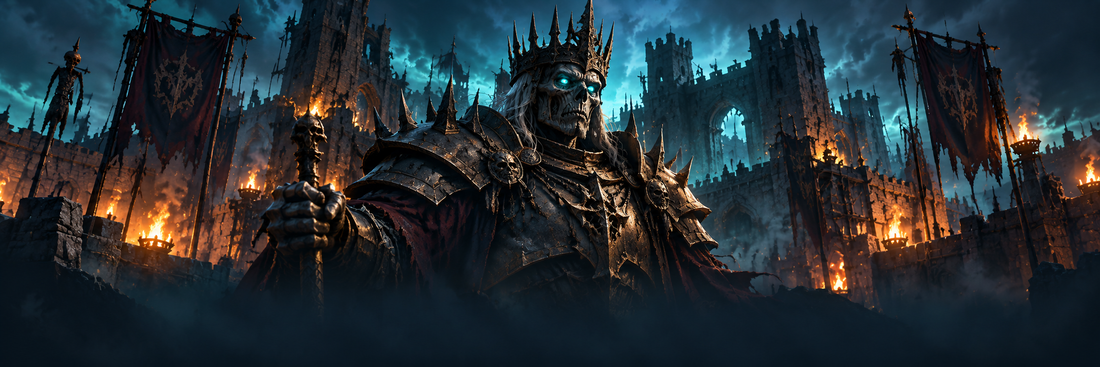
#> input picture assets/ui/royal/items/activity-bossrush.png, 1100 x 367 px; its folder holds only this picture in this run
$ python items.py
#> lines starting #> are read from the running program, lines starting #| are printed output that depends on the picture
#!/usr/bin/env python3
"""Install the painted relic and spell images (art/royal/gen/items) as 512 px square, transparent
pictures in assets/ui/royal/items/<id>.png, trimmed to the object with a small even margin.

  python3 art/royal/items.py
"""
from pathlib import Path
from PIL import Image

ROOT = Path(__file__).resolve().parents[2]
SOURCE = ROOT / "art/royal/gen/items"
OUT = ROOT / "assets/ui/royal/items"


def main():
    OUT.mkdir(parents=True, exist_ok=True)
    for path in sorted(SOURCE.glob("*.png")):
        image = Image.open(path).convert("RGBA")
        box = image.getchannel("A").point(lambda a: 255 if a > 16 else 0).getbbox()
#> box = (0, 0, 1100, 367)
        if not box:
            continue
        image = image.crop(box)
        side = round(max(image.size) * 1.08)
#> side = 1188
        square = Image.new("RGBA", (side, side))
#> square: PIL image 1188x1188 RGBA; every value is 0
        square.paste(image, ((side - image.width) // 2, (side - image.height) // 2))
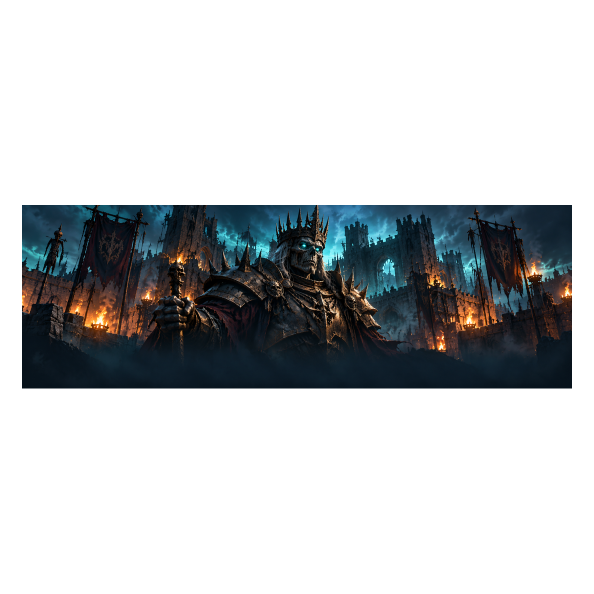
#> square: PIL image 1188x1188 RGBA (shown at 1/2 size); mean R, G, B, A 10.8, 13.5, 15.1, 72.9; transparent parts drawn white
        square.resize((512, 512), Image.LANCZOS).save(OUT / path.name, optimize=True)
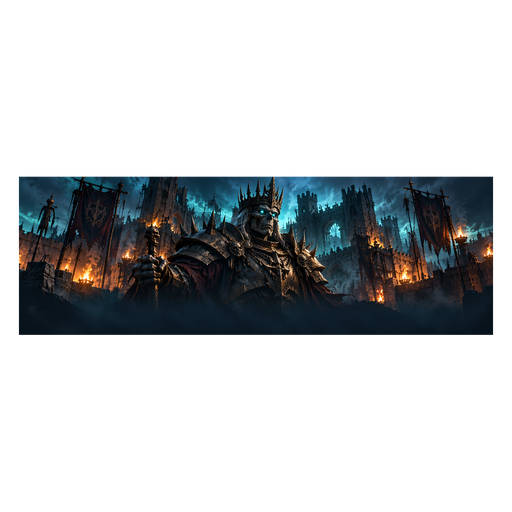
#> saved as activity-bossrush.png: PIL image 512x512 RGBA; mean R, G, B, A 10.9, 13.8, 15.5, 72.9; transparent parts drawn white
        print(path.stem)


if __name__ == "__main__":
    main()

$ run again, on assets/ui/royal/items/scene-raid_plague_archon.png
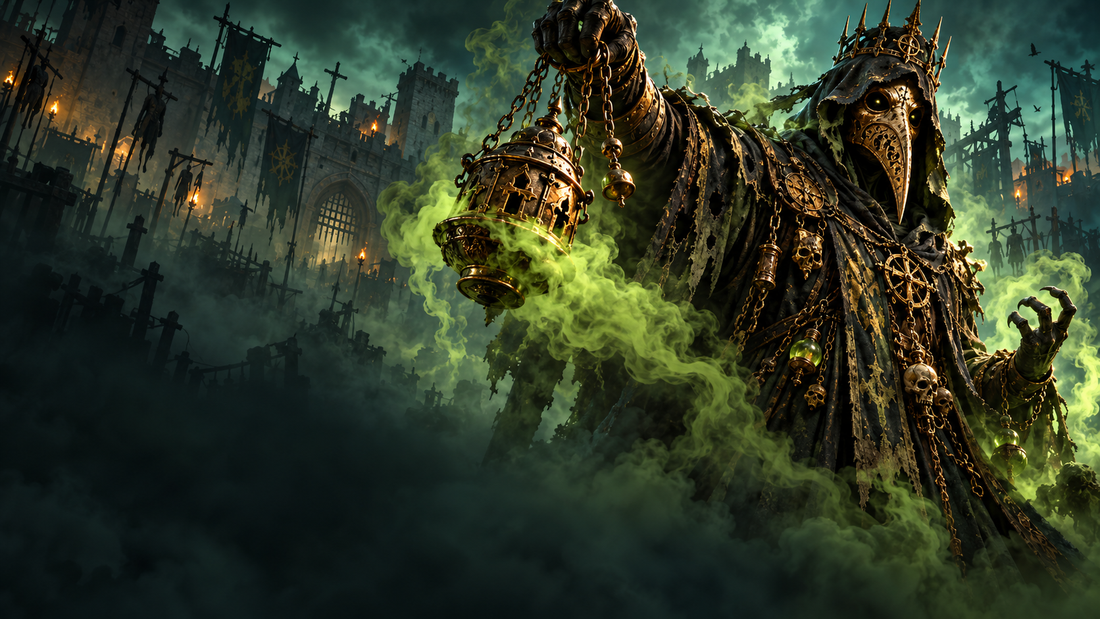
#> input picture assets/ui/royal/items/scene-raid_plague_archon.png, 1100 x 619 px
#> box = (0, 0, 1100, 619)
#> in main, `square.paste(image, ((side - image.width) // 2, (side - image.height) ..`:
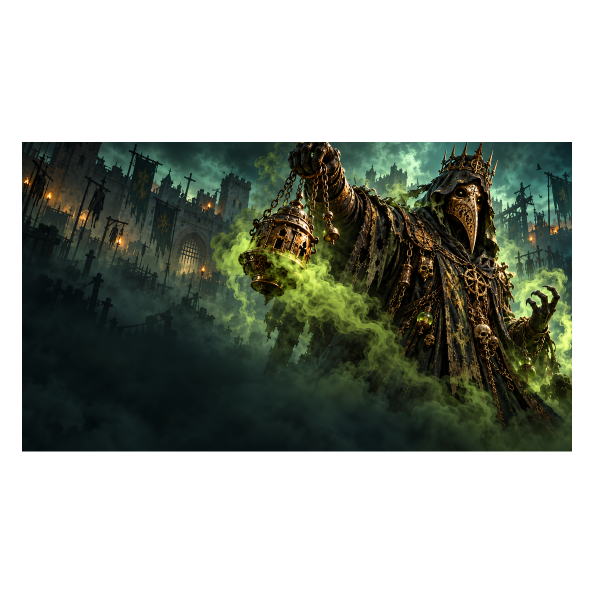
#> square: PIL image 1188x1188 RGBA (shown at 1/2 size); mean R, G, B, A 23, 28.1, 19.3, 123; transparent parts drawn white
#> in main, `square.resize((512, 512), Image.LANCZOS).save(OUT / path.name, optimiz..`:
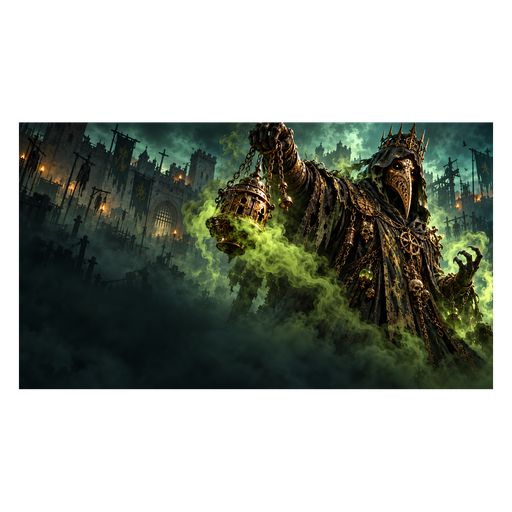
#> saved as scene-raid_plague_archon.png: PIL image 512x512 RGBA; mean R, G, B, A 23.3, 28.5, 19.6, 123; transparent parts drawn white
